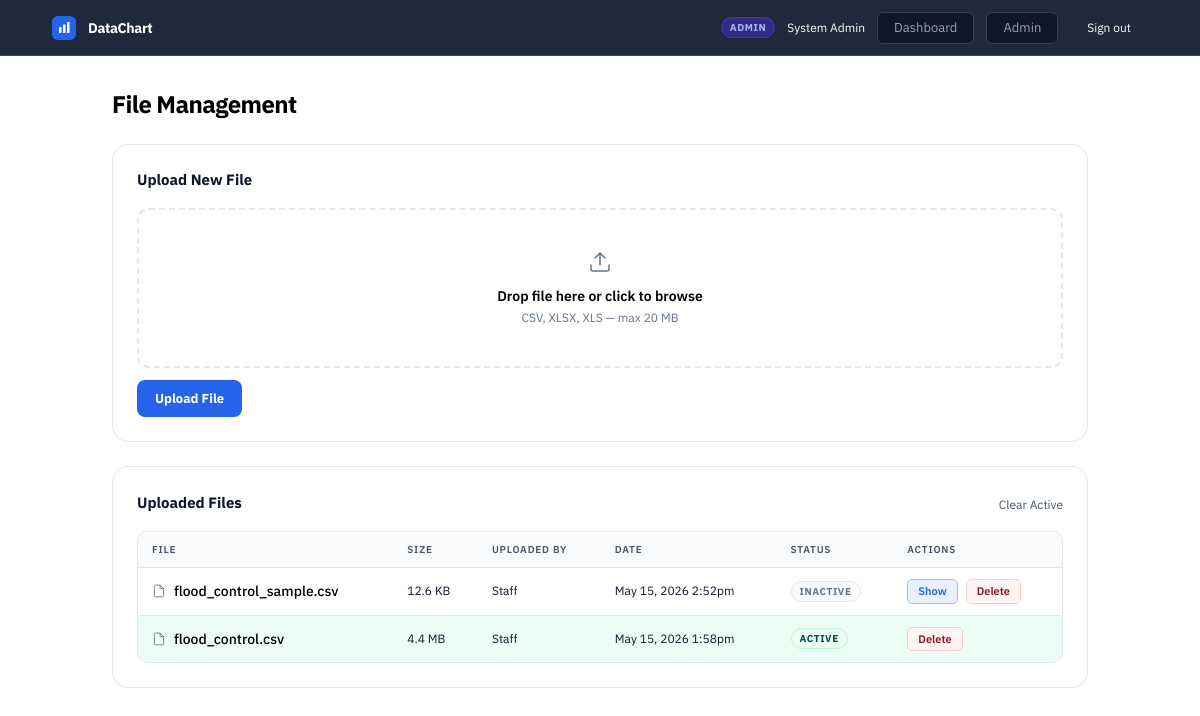
Page /staff.php (signed in) on the committed database.
### tables this page shows
CREATE TABLE `uploaded_files` (
  `id` int unsigned NOT NULL AUTO_INCREMENT,
  `uploaded_by` int unsigned NOT NULL,
  `original_name` varchar(255) NOT NULL,
  `stored_name` varchar(255) NOT NULL,
  `file_size` int unsigned NOT NULL DEFAULT '0',
  `is_active` tinyint(1) NOT NULL DEFAULT '0',
  `uploaded_at` datetime NOT NULL DEFAULT CURRENT_TIMESTAMP,
  PRIMARY KEY (`id`),
  UNIQUE KEY `stored_name` (`stored_name`),
  KEY `uploaded_by` (`uploaded_by`),
  CONSTRAINT `uploaded_files_ibfk_1` FOREIGN KEY (`uploaded_by`) REFERENCES `users` (`id`) ON DELETE CASCADE
);

CREATE TABLE `users` (
  `id` int unsigned NOT NULL AUTO_INCREMENT,
  `username` varchar(64) NOT NULL,
  `email` varchar(128) NOT NULL,
  `password` varchar(255) NOT NULL,
  `full_name` varchar(128) NOT NULL DEFAULT '',
  `first_name` varchar(64) NOT NULL DEFAULT '',
  `middle_name` varchar(64) NOT NULL DEFAULT '',
  `last_name` varchar(64) NOT NULL DEFAULT '',
  `role_id` tinyint unsigned NOT NULL DEFAULT '3',
  `status` enum('pending','active','inactive') NOT NULL DEFAULT 'pending',
  `created_at` datetime NOT NULL DEFAULT CURRENT_TIMESTAMP,
  PRIMARY KEY (`id`),
  UNIQUE KEY `username` (`username`),
  UNIQUE KEY `email` (`email`),
  KEY `role_id` (`role_id`),
  CONSTRAINT `users_ibfk_1` FOREIGN KEY (`role_id`) REFERENCES `roles` (`id`)
);

### includes/db.php (called while the page is built, shortened)
<?php
function currentUser(): ?array {
    return $_SESSION['user'] ?? null;
}

### staff.php (the view, shortened to what this page needs)
<?php
require_once 'includes/db.php';
$user = currentUser();
$pdo  = getPDO();
$files = $pdo->query(
    'SELECT f.*, u.username, u.full_name
       FROM uploaded_files f
       JOIN users u ON u.id = f.uploaded_by
      ORDER BY f.uploaded_at DESC'
)->fetchAll();
function fmtSize(int $bytes): string {
    if ($bytes >= 1048576) return round($bytes/1048576,1).' MB';
    if ($bytes >= 1024)    return round($bytes/1024,1).' KB';
    return $bytes.' B';
}
?>
<!DOCTYPE html>
<html lang="en" data-theme="light" class="bg-white">
<head>
  <script src="https://cdn.tailwindcss.com"></script>
  <link rel="stylesheet" href="css/admin.css" />
</head>
<body class="min-h-screen bg-white text-black font-sans">
  <header id="navbar" class="sticky top-0 z-50 border-b border-transparent bg-brand-900 text-white backdrop-blur-sm">
    <div class="max-w-6xl mx-auto px-7 py-3 flex items-center gap-3">
      <div class="w-6 h-6 rounded-md bg-brand-600 flex items-center justify-center flex-shrink-0">
        <svg width="13" height="13" viewBox="0 0 13 13" fill="none">
          <rect x="1" y="6" width="2.5" height="6" fill="white" rx="0.5"/>
          <rect x="5" y="3.5" width="2.5" height="8.5" fill="white" rx="0.5"/>
          <rect x="9" y="1" width="2.5" height="11" fill="white" rx="0.5"/>
        </svg>
      </div>
      <span class="font-bold text-sm tracking-tight">DataChart</span>
      <div class="ml-auto flex items-center gap-3">
        <span class="role-badge role-<?= $user['role'] ?>"><?= ucfirst($user['role']) ?></span>
        <span class="text-white text-xs hidden sm:inline"><?= htmlspecialchars($user['full_name']) ?></span>
        <a href="dashboard.php" class="nav-link-btn">Dashboard</a>
        <?php if ($user['role']==='admin'): ?>
          <a href="admin.php" class="nav-link-btn">Admin</a>
        <?php endif; ?>
        <a href="logout.php" class="logout-trigger border border-transparent hover:border-white/20 text-white hover:text-white transition-colors text-xs rounded-md px-4 py-1.5">Sign out</a>
      </div>
    </div>
  </header>
  <main class="max-w-5xl mx-auto px-6 py-8">
    <h1 class="text-2xl font-extrabold tracking-tight mb-6">File Management</h1>
    <div class="card mb-6">
      <h2 class="section-title mb-4">Upload New File</h2>
      <form method="POST" enctype="multipart/form-data" id="upload-form">
        <div id="drop-zone-staff"
          class="border-2 border-dashed border-slate-200 hover:border-brand-500 rounded-xl p-10 text-center cursor-pointer bg-white transition-all mb-3"
          onclick="document.getElementById('datafile').click()">
          <div id="file-input-default">
            <svg width="24" height="24" viewBox="0 0 24 24" fill="none" stroke="#64748b" stroke-width="1.5" class="mx-auto mb-3">
              <path d="M21 15v4a2 2 0 01-2 2H5a2 2 0 01-2-2v-4M17 8l-5-5-5 5M12 3v12" stroke-linecap="round" stroke-linejoin="round"/>
            </svg>
            <p class="font-semibold text-sm mb-1">Drop file here or click to browse</p>
            <p class="text-slate-500 text-xs" id="file-label">CSV, XLSX, XLS — max <?= MAX_UPLOAD_MB ?> MB</p>
          </div>
        </div>
        <div class="flex gap-2">
          <button type="submit" id="upload-btn" class="btn-primary">Upload File</button>
        </div>
      </form>
    </div>
    <div class="card">
      <div class="flex items-center justify-between mb-4">
        <h2 class="section-title">Uploaded Files</h2>
        <?php if (array_filter($files, fn($f)=>$f['is_active'])): ?>
          <form method="POST">
            <button class="btn-ghost text-xs">Clear Active</button>
          </form>
        <?php endif; ?>
      </div>
      <?php if (empty($files)): ?>
        <p class="text-slate-500 text-sm text-center py-8">No files uploaded yet.</p>
      <?php else: ?>
        <div class="table-wrap">
          <table class="data-table">
            <thead>
              <tr>
                <th>File</th>
                <th>Size</th>
                <th>Uploaded by</th>
                <th>Date</th>
                <th>Status</th>
                <th>Actions</th>
              </tr>
            </thead>
            <tbody>
              <?php foreach ($files as $f): ?>
                <tr class="<?= $f['is_active'] ? 'row-active' : '' ?>">
                  <td>
                    <div class="flex items-center gap-2">
                      <svg width="14" height="14" viewBox="0 0 24 24" fill="none" stroke="#64748b" stroke-width="1.5" class="flex-shrink-0">
                        <path d="M14 2H6a2 2 0 00-2 2v16a2 2 0 002 2h12a2 2 0 002-2V8z"/><polyline points="14 2 14 8 20 8"/>
                      </svg>
                      <span class="font-medium text-black text-sm"><?= htmlspecialchars($f['original_name']) ?></span>
                    </div>
                  </td>
                  <td class="text-slate-400 text-xs"><?= fmtSize($f['file_size']) ?></td>
                  <td class="text-slate-400 text-xs"><?= htmlspecialchars($f['full_name'] ?: $f['username']) ?></td>
                  <td class="text-slate-400 text-xs"><?= date('M j, Y g:ia', strtotime($f['uploaded_at'])) ?></td>
                  <td>
                    <?php if ($f['is_active']): ?>
                      <span class="status-badge status-active">Active</span>
                    <?php else: ?>
                      <span class="status-badge status-inactive">Inactive</span>
                    <?php endif; ?>
                  </td>
                  <td>
                    <div class="flex gap-2">
                      <?php if (!$f['is_active']): ?>
                        <form method="POST" class="inline">
                          <button class="btn-sm btn-blue">Show</button>
                        </form>
                      <?php endif; ?>
                      <form method="POST" class="inline" data-file-id="<?= $f['id'] ?>" data-file-name="<?= htmlspecialchars($f['original_name']) ?>" onsubmit="return showDeleteModal(event, this)">
                        <button class="btn-sm btn-red" type="submit">Delete</button>
                      </form>
                    </div>
                  </td>
                </tr>
              <?php endforeach; ?>
            </tbody>
          </table>
        </div>
      <?php endif; ?>
    </div>
  </main>
</body>
</html>

### css/admin.css (style rules this page uses)
*, *::before, *::after { box-sizing: border-box; }
body { font-family: 'IBM Plex Sans', sans-serif; -webkit-font-smoothing: antialiased; background: #ffffff; color: #0f172a; }
#navbar { height: 56px; background: #1e293b; border-bottom: 1px solid #334155; }
header { height: 56px; }
.card { background: #ffffff; border: 1px solid #e2e8f0; border-radius: 16px; padding: 1.5rem; }
.section-title { font-size: 15px; font-weight: 700; color: #0f172a; }
.nav-link-btn { border: 1px solid #334155; color: #94a3b8; border-radius: 6px; padding: 5px 16px; font-size: 13px; text-decoration: none; transition: all 0.15s; font-family: 'IBM Plex Sans', sans-serif; cursor: pointer; background: #0f172a; }
.role-badge { display: inline-block; font-size: 10px; font-weight: 700; letter-spacing: 0.06em; padding: 2px 8px; border-radius: 20px; text-transform: uppercase; }
.role-admin { background: #312e81; color: #a5b4fc; border: 1px solid #4338ca; }
.status-badge { display: inline-block; font-size: 10px; font-weight: 700; letter-spacing: 0.06em; padding: 2px 8px; border-radius: 20px; text-transform: uppercase; }
.status-active { background: #ecfdf5; color: #064e3b; border: 1px solid #bbf7d0; }
.status-inactive { background: #f8fafc; color: #64748b; border: 1px solid #e2e8f0; }
.table-wrap { overflow-x: auto; border-radius: 10px; border: 1px solid #e2e8f0; }
.data-table { width: 100%; border-collapse: collapse; font-size: 13px; }
.data-table thead { background: #f8fafc; }
.data-table th { padding: 10px 14px; text-align: left; font-size: 10px; text-transform: uppercase; letter-spacing: 0.08em; color: #475569; font-weight: 600; white-space: nowrap; }
.data-table td { padding: 11px 14px; border-top: 1px solid #e2e8f0; color: #0f172a; vertical-align: middle; }
.row-active td { background: #ecfdf5 !important; }
.btn-sm { display: inline-flex; align-items: center; justify-content: center; font-size: 11px; font-weight: 600; font-family: 'IBM Plex Sans', sans-serif; border-radius: 5px; padding: 3px 10px; cursor: pointer; border: 1px solid transparent; transition: all 0.15s; white-space: nowrap; }
.btn-blue { background: #e6f0ff; color: #2563eb; border-color: #93c5fd; }
.btn-red { background: #fff5f5; color: #7f1d1d; border-color: #fecaca; }
.btn-ghost { background: #ffffff; color: #475569; border-color: #e2e8f0; }
.btn-primary { display: inline-flex; align-items: center; justify-content: center; background: #2563eb; color: #fff; font-size: 13px; font-weight: 700; font-family: 'IBM Plex Sans', sans-serif; border: none; border-radius: 8px; padding: 9px 18px; cursor: pointer; transition: background 0.15s; text-decoration: none; }

### rows in the picture
uploaded_files: original_name "flood_control_sample.csv", file_size "12.6 KB", uploaded_by.full_name "Staff", uploaded_at "May 15, 2026 2:52pm", is_active "INACTIVE"
uploaded_files: original_name "flood_control.csv", file_size "4.4 MB", uploaded_by.full_name "Staff", uploaded_at "May 15, 2026 1:58pm", is_active "ACTIVE"

### other values in the picture
$user['role'] "ADMIN"
$user['full_name'] "System Admin"
MAX_UPLOAD_MB "20"
